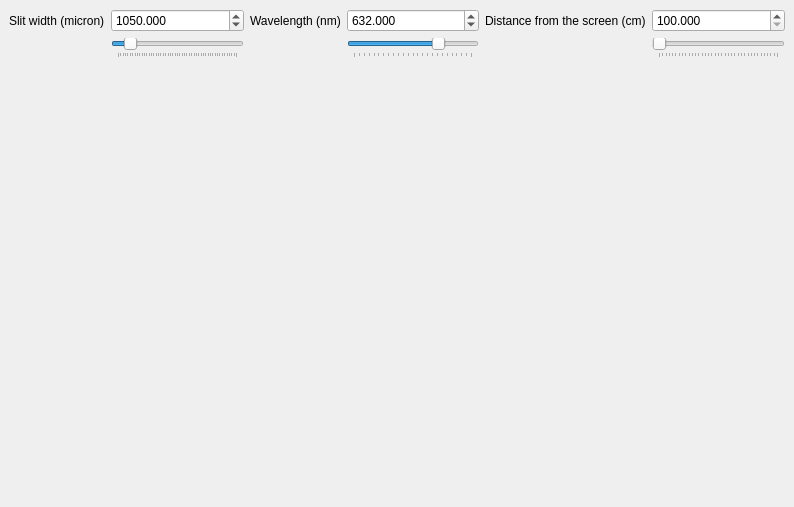
<?xml version="1.0" encoding="UTF-8"?>
<ui version="4.0">
 <class>MainWindow</class>
 <widget class="QMainWindow" name="MainWindow">
  <property name="geometry">
   <rect>
    <x>0</x>
    <y>0</y>
    <width>794</width>
    <height>507</height>
   </rect>
  </property>
  <property name="sizePolicy">
   <sizepolicy hsizetype="MinimumExpanding" vsizetype="Preferred">
    <horstretch>0</horstretch>
    <verstretch>0</verstretch>
   </sizepolicy>
  </property>
  <property name="windowTitle">
   <string>Fresnel Slit</string>
  </property>
  <widget class="QWidget" name="centralWidget">
   <layout class="QVBoxLayout" name="verticalLayout_3">
    <item>
     <layout class="QVBoxLayout" name="verticalLayout_2">
      <item>
       <layout class="QGridLayout" name="gridLayout">
        <item row="0" column="2">
         <widget class="QLabel" name="label_Lambda">
          <property name="text">
           <string>Wavelength (nm)</string>
          </property>
         </widget>
        </item>
        <item row="0" column="4">
         <widget class="QLabel" name="label_D">
          <property name="text">
           <string>Distance from the screen (cm)</string>
          </property>
         </widget>
        </item>
        <item row="0" column="5">
         <widget class="QDoubleSpinBox" name="SpinBox_D">
          <property name="locale">
           <locale language="English" country="UnitedStates"/>
          </property>
          <property name="decimals">
           <number>3</number>
          </property>
          <property name="minimum">
           <double>100.000000000000000</double>
          </property>
          <property name="maximum">
           <double>1000.000000000000000</double>
          </property>
         </widget>
        </item>
        <item row="0" column="3">
         <widget class="QDoubleSpinBox" name="SpinBox_Lambda">
          <property name="locale">
           <locale language="English" country="UnitedStates"/>
          </property>
          <property name="decimals">
           <number>3</number>
          </property>
          <property name="minimum">
           <double>200.000000000000000</double>
          </property>
          <property name="maximum">
           <double>800.000000000000000</double>
          </property>
          <property name="value">
           <double>632.000000000000000</double>
          </property>
         </widget>
        </item>
        <item row="1" column="5">
         <widget class="QSlider" name="Slider_D">
          <property name="minimum">
           <number>100</number>
          </property>
          <property name="maximum">
           <number>1000</number>
          </property>
          <property name="singleStep">
           <number>10</number>
          </property>
          <property name="orientation">
           <enum>Qt::Horizontal</enum>
          </property>
          <property name="tickPosition">
           <enum>QSlider::TicksBelow</enum>
          </property>
          <property name="tickInterval">
           <number>25</number>
          </property>
         </widget>
        </item>
        <item row="1" column="3">
         <widget class="QSlider" name="Slider_Lambda">
          <property name="minimum">
           <number>200</number>
          </property>
          <property name="maximum">
           <number>800</number>
          </property>
          <property name="value">
           <number>632</number>
          </property>
          <property name="orientation">
           <enum>Qt::Horizontal</enum>
          </property>
          <property name="tickPosition">
           <enum>QSlider::TicksBelow</enum>
          </property>
          <property name="tickInterval">
           <number>25</number>
          </property>
         </widget>
        </item>
        <item row="0" column="0">
         <widget class="QLabel" name="label_B">
          <property name="text">
           <string>Slit width (micron)</string>
          </property>
         </widget>
        </item>
        <item row="0" column="1">
         <widget class="QDoubleSpinBox" name="SpinBox_B">
          <property name="locale">
           <locale language="English" country="UnitedStates"/>
          </property>
          <property name="decimals">
           <number>3</number>
          </property>
          <property name="maximum">
           <double>10000.000000000000000</double>
          </property>
          <property name="value">
           <double>1050.000000000000000</double>
          </property>
         </widget>
        </item>
        <item row="1" column="1">
         <widget class="QSlider" name="Slider_B">
          <property name="locale">
           <locale language="English" country="UnitedStates"/>
          </property>
          <property name="maximum">
           <number>10000</number>
          </property>
          <property name="singleStep">
           <number>10</number>
          </property>
          <property name="pageStep">
           <number>100</number>
          </property>
          <property name="value">
           <number>1050</number>
          </property>
          <property name="orientation">
           <enum>Qt::Horizontal</enum>
          </property>
          <property name="tickPosition">
           <enum>QSlider::TicksBelow</enum>
          </property>
          <property name="tickInterval">
           <number>200</number>
          </property>
         </widget>
        </item>
       </layout>
      </item>
      <item>
       <widget class="MPL_WIDGET_2D" name="mplwidget" native="true"/>
      </item>
     </layout>
    </item>
   </layout>
  </widget>
 </widget>
 <customwidgets>
  <customwidget>
   <class>MPL_WIDGET_2D</class>
   <extends>QWidget</extends>
   <header location="global">mplwidget</header>
   <container>1</container>
  </customwidget>
 </customwidgets>
 <resources/>
 <connections/>
</ui>
